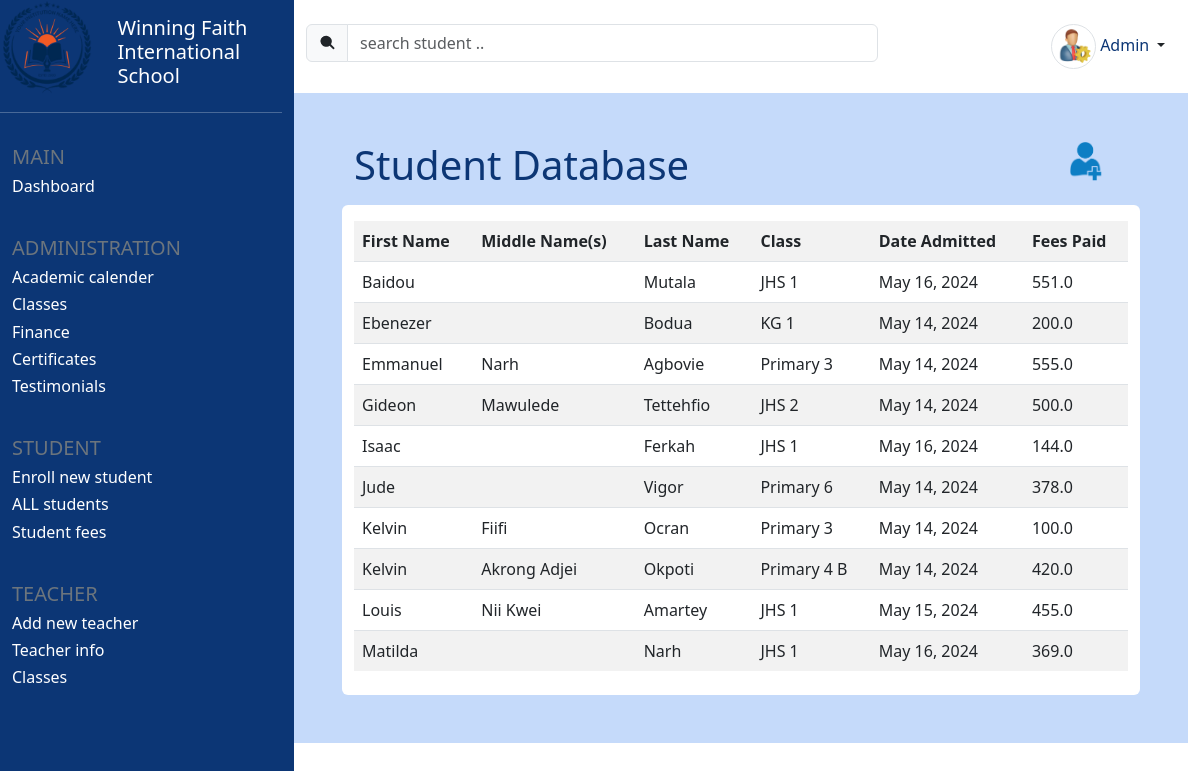
Page /students (signed in) on the earlier database version.
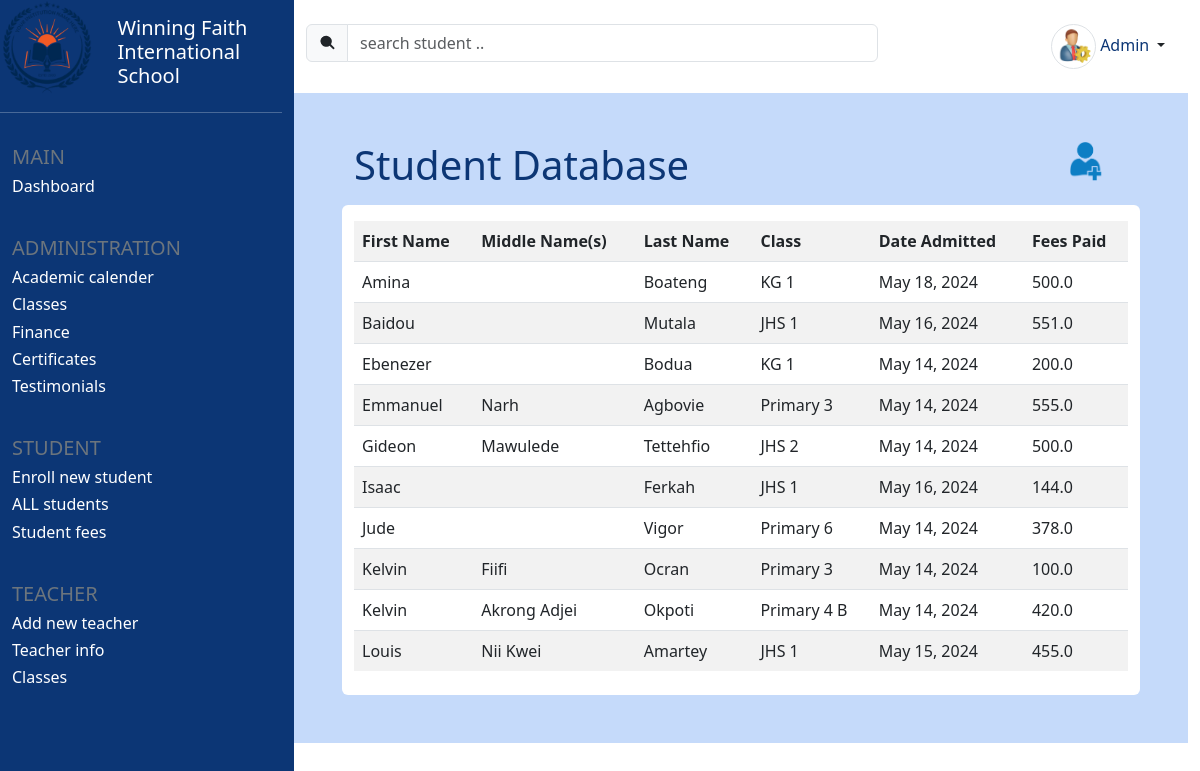
Same page on the later database version.
### core/models.py (models this page shows, shortened)
class Student(models.Model):
    id = models.UUIDField(primary_key=True, default=uuid.uuid4)
    fname = models.CharField(max_length=25)
    lname = models.CharField(max_length=25)
    other_names = models.CharField(max_length=100, blank=True)
    fees_paid = models.FloatField()
    date_enrolled = models.DateField(default=datetime.now)
    classroom = models.CharField(max_length=25)
    category = models.CharField(max_length=25)

### core/views.py (the view)
# urls.py: path('students', views.display_students, name='students'),
@login_required(login_url='login')
def display_students(request):
    students = Student.objects.all().order_by('fname', 'lname')
    context = {
        'students': students
    }
    return render(request, 'student_info.html', context)

### templates/student_info.html
{% extends 'index.html' %}
{% load static %}
{% block content %}
<div class="container-fluid row home mt-4 p-5">
    {% block db_table_header %}
    <div class="row mb-3 w-100">
        <div class="col col-lg-6">
            <h5 class="d-inline blue-text display-6">
                {% block db_table_header_text %}
                Student Database
                {% endblock %}
            </h5>
        </div>
        <div class="col col-lg-6">
            <span class="d-inline float-end">
                {% block db_table_header_icon %}
                <a href="{% url 'enroll' %}" class="text-decoration-none" title="new student">
                        <img src="{% static 'add_student.png' %}" width="35" height="35" class="img-fluid">
                </a>
                {% endblock db_table_header_icon %}
            </span>
        </div>
    </div>
    {% endblock db_table_header %}
    <div class="container bg-white rounded pt-3 pb-4">
        <div class="" style="height: 450px; overflow-y: auto;">
            {% block db_table %}
            <table class="table table-striped">
                <tr>
                    <th>First Name</th>
                    <th>Middle Name(s)</th>
                    <th>Last Name</th>
                    <th>Class</th>
                    <th>Date Admitted</th>
                    <th>Fees Paid</th>
                </tr>
                {% for student in students %}
                <tr>
                    <td>{{student.fname}}</td>
                    <td>{{student.other_names}}</td>
                    <td>{{student.lname}}</td>
                    <td>{{student.classroom}}</td>
                    <td>{{student.date_enrolled}}</td>
                    <td>{{student.fees_paid}}</td>
                </tr>
                {% endfor %}
            </table>
            {% endblock db_table %}
        </div>
    </div>
</div>
{% endblock content %}

### templates/index.html (shortened to what this page needs)
{% load static %}
<!DOCTYPE html>
<html lang="en">
<head>
    <link rel="stylesheet" href="{% static 'styles.css' %}">
    <link rel="stylesheet" href="https://cdn.jsdelivr.net/npm/bootstrap@5.3.0-alpha1/dist/css/bootstrap.min.css">
</head>
<body>
    <div class="row" style="height: 100vh;">
        <div class="container-fluid col col-lg-3 " style="background-color: #0c3675;">
            <div class="row w-100">
                <div class="col-lg-5 logo">
                    <img src="{% static 'new-logo.png' %}" alt="" class="img-fluid" height="55">
                </div>
                <div class="col-lg-7 school-name mt-3">
                    <a href="{% url 'index' %}" class="text-decoration-none"><h5 class="text-white">Winning Faith International School</h5></a>
                </div>
            </div><hr class="text-white">
            <div class="container row">
                <div class=" mt-3 mb-3">
                    <h5 class="text-secondary">MAIN</h5>
                    <a href="{% url 'index' %}" class="text-decoration-none"><h6 class="text-white">Dashboard</h6></a>
                </div>
                <div class="mt-3 mb-3">
                    <h5 class="text-secondary">ADMINISTRATION</h5>
                    <h6 class="text-white">Academic calender</h6>
                    <a href="{% url 'classes' %}" class="text-decoration-none"><h6 class="text-white">Classes</h6></a>
                    <h6 class="text-white">Finance</h6>
                    <h6 class="text-white">Certificates</h6>
                    <h6 class="text-white">Testimonials</h6>
                </div>
                <div class="mt-3 mb-3">
                    <h5 class="text-secondary">STUDENT</h5>
                    <a href="{% url 'enroll' %}" class="text-decoration-none"><h6 class="text-white">Enroll new student</h6></a>
                    <a href="{% url 'students' %}" class="text-decoration-none"><h6 class="text-white">ALL students</h6></a>
                    <h6 class="text-white">Student fees</h6>
                </div>
                <div class="mt-3 mb-3">
                    <h5 class="text-secondary">TEACHER</h5>
                    <a href="{% url 'add_teacher' %}" class="text-decoration-none"><h6 class="text-white">Add new teacher</h6></a>
                    <a href="{% url 'teachers' %}" class="text-decoration-none"><h6 class="text-white">Teacher info</h6></a>
                    <h6 class="text-white">Classes</h6>
                </div>
            </div>
        </div>
        <div class="container-fluid col-lg-9 h-100 pt-2">
            <div class="row w-100 bg-white pt-3">
                <div class="col-lg-8">
                    <div class="input-group mb-1">
                        <span class="input-group-text">
                        </span>
                        <input type="search" class="form-control" placeholder="search student .." aria-label="Search" aria-describedby="button-addon2">
                      </div>
                </div>
                <div class="col-lg-2"></div>
                <div class="col-lg-2" style="float: inline-end;">
                    <div class="nav-item dropdown">
                        <a class="nav-link dropdown-toggle blue-text" data-bs-toggle="dropdown" href="#" role="button" aria-expanded="false">
                            <img src="{% static 'admin.webp' %}" alt="profile_img" class="img-fluid rounded-circle border" width="45" height="45">
                            <p class="d-inline blue-text ">Admin</p>
                        </a>
                    </div>
                </div>
            </div>
            {% block content %}{% endblock content %}
        </div>
    </div>
</body>
</html>

### static/styles.css (style rules this page uses)
.blue-text { color: #0c3675; }
.home { background-color: #c5dafa; }

Differences in the rows shown:
no longer on this page (row unchanged): Student: fname "Matilda", lname "Narh", classroom "JHS 1", date_enrolled "May 16, 2024", fees_paid "369.0"
added Student: fname "Amina", lname "Boateng", classroom "KG 1", date_enrolled "May 18, 2024", fees_paid "500.0"
